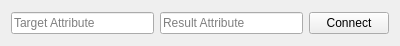
<?xml version="1.0" encoding="UTF-8"?>
<ui version="4.0">
 <class>MainWindow</class>
 <widget class="QWidget" name="MainWindow">
  <property name="geometry">
   <rect>
    <x>0</x>
    <y>0</y>
    <width>400</width>
    <height>46</height>
   </rect>
  </property>
  <property name="windowTitle">
   <string>Connect To Multiple Attributes</string>
  </property>
  <layout class="QGridLayout" name="gridLayout">
   <item row="0" column="2">
    <widget class="QPushButton" name="connect_btn">
     <property name="text">
      <string>Connect</string>
     </property>
    </widget>
   </item>
   <item row="0" column="0">
    <widget class="QLineEdit" name="target_lEdit">
     <property name="placeholderText">
      <string>Target Attribute</string>
     </property>
    </widget>
   </item>
   <item row="0" column="1">
    <widget class="QLineEdit" name="result_lEdit">
     <property name="placeholderText">
      <string>Result Attribute</string>
     </property>
    </widget>
   </item>
  </layout>
 </widget>
 <resources/>
 <connections>
  <connection>
   <sender>result_lEdit</sender>
   <signal>returnPressed()</signal>
   <receiver>connect_btn</receiver>
   <slot>animateClick()</slot>
   <hints>
    <hint type="sourcelabel">
     <x>236</x>
     <y>22</y>
    </hint>
    <hint type="destinationlabel">
     <x>353</x>
     <y>22</y>
    </hint>
   </hints>
  </connection>
  <connection>
   <sender>target_lEdit</sender>
   <signal>returnPressed()</signal>
   <receiver>connect_btn</receiver>
   <slot>animateClick()</slot>
   <hints>
    <hint type="sourcelabel">
     <x>82</x>
     <y>22</y>
    </hint>
    <hint type="destinationlabel">
     <x>353</x>
     <y>22</y>
    </hint>
   </hints>
  </connection>
 </connections>
</ui>
